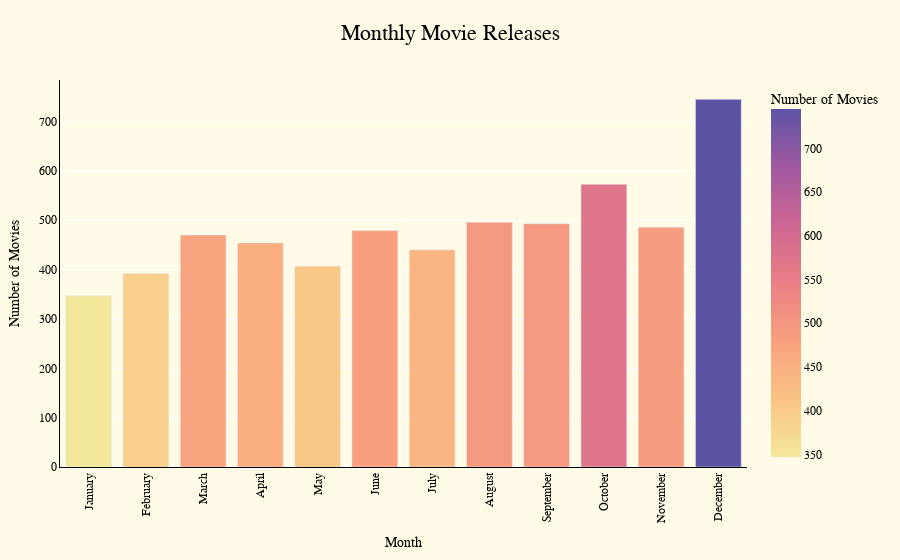

The code cell stored with this chart in its notebook:
### Markdown cell above
### Monthly movie releases at the Movie Theater

### Code cell
# Prepare data
monthly_releases = (
    budget_df.groupby('release_month')
    .size()
    .reset_index(name='movie_count')
    .sort_values('release_month')
)
monthly_releases['month_name'] = monthly_releases['release_month'].apply(lambda x: calendar.month_name[x])
monthly_releases = monthly_releases[['release_month', 'month_name', 'movie_count']]

# Print distribution
print("Movie Releases per Month:\n")
print(monthly_releases.to_string(index=False))

# Plotly bar chart
fig = px.bar(
    monthly_releases,
    x='month_name',
    y='movie_count',
    color='movie_count',
    color_continuous_scale='Sunset',
    title='Monthly Movie Releases',
    labels={'month_name': 'Month', 'movie_count': 'Number of Movies'}
)

fig.update_layout(
    plot_bgcolor='#fffbe6',
    paper_bgcolor='#fffbe6',
    font=dict(family='Comic Sans MS', color='black'),
    title=dict(x=0.5, font=dict(size=22)),
    xaxis=dict(title='Month', tickangle = -90, showline = True, linecolor = 'black'),
    yaxis=dict(title='Number of Movies', showline=True, linecolor = 'black'),
    margin=dict(l=60, r=40, t=80, b=60),
    hovermode='x unified'
)

fig.show()

### Figure 1 — Plotly figure (JSON) as saved in the notebook; plotly's stock layout.template omitted (floating-point values rounded to 4 significant figures)
{"data": [{"hovertemplate": "Month=%{x}<br>Number of Movies=%{marker.color}<extra></extra>", "legendgroup": "", "marker": {"color": [347, 392, 470, 454, 407, 479, 440, 496, 493, 573, 486, 745], "coloraxis": "coloraxis", "pattern": {"shape": ""}}, "name": "", "orientation": "v", "showlegend": false, "textposition": "auto", "type": "bar", "x": ["January", "February", "March", "April", "May", "June", "July", "August", "September", "October", "November", "December"], "xaxis": "x", "y": [347, 392, 470, 454, 407, 479, 440, 496, 493, 573, 486, 745], "yaxis": "y"}], "layout": {"barmode": "relative", "coloraxis": {"colorbar": {"title": {"text": "Number of Movies"}}, "colorscale": [[0, "rgb(243, 231, 155)"], [0.1667, "rgb(250, 196, 132)"], [0.3333, "rgb(248, 160, 126)"], [0.5, "rgb(235, 127, 134)"], [0.6667, "rgb(206, 102, 147)"], [0.8333, "rgb(160, 89, 160)"], [1, "rgb(92, 83, 165)"]]}, "font": {"color": "black", "family": "Comic Sans MS"}, "hovermode": "x unified", "legend": {"tracegroupgap": 0}, "margin": {"b": 60, "l": 60, "r": 40, "t": 80}, "paper_bgcolor": "#fffbe6", "plot_bgcolor": "#fffbe6", "title": {"font": {"size": 22}, "text": "Monthly Movie Releases", "x": 0.5}, "xaxis": {"anchor": "y", "domain": [0, 1], "linecolor": "black", "showline": true, "tickangle": -90, "title": {"text": "Month"}}, "yaxis": {"anchor": "x", "domain": [0, 1], "linecolor": "black", "showline": true, "title": {"text": "Number of Movies"}}}}
